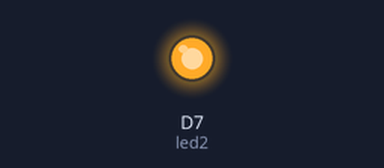
The sketch below on a simulated ESP8266 (NodeMCU). On the bench: output pins drawn as LEDs (lit = HIGH).

Above: at 1.0 s.
At 58.0 s:
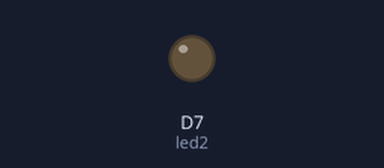
Timing chart, 0 to 58.5 s (numbered marks = the images above):
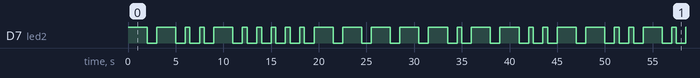

The sketch:

BlinkName.ino
```cpp
// ------------
// Blink an LED
// ------------

/*-------------

We've heavily commented this code for you. If you're a pro, feel free to ignore it.

Comments start with two slashes or are blocked off by a slash and a star.
You can read them, but your device can't.
It's like a secret message just for you.

Every program based on Wiring (programming language used by Arduino, and Particle devices) has two essential parts:
setup - runs once at the beginning of your program
loop - runs continuously over and over

You'll see how we use these in a second.

This program will blink an led on and off every second.
It blinks the D7 LED on your Particle device. If you have an LED wired to D0, it will blink that LED as well.

-------------*/


// First, we're going to make some variables.
// This is our "shorthand" that we'll use throughout the program:
int led2 = D7; // Instead of writing D7 over and over again, we'll write led2
// This one is the little blue LED on your board. On the Photon it is next to D7, and on the Core it is next to the USB jack.

// Having declared these variables, let's move on to the setup function.
// The setup function is a standard part of any microcontroller program.
// It runs only once when the device boots up or is reset.

void setup() {

  // We are going to tell our device that D0 and D7 (which we named led1 and led2 respectively) are going to be output
  // (That means that we will be sending voltage to them, rather than monitoring voltage that comes from them)

  // It's important you do this here, inside the setup() function rather than outside it or in the loop function.
  pinMode(led2, OUTPUT);

}

// Next we have the loop function, the other essential part of a microcontroller program.
// This routine gets repeated over and over, as quickly as possible and as many times as possible, after the setup function is called.
// Note: Code that blocks for too long (like more than 5 seconds), can make weird things happen (like dropping the network connection).  The built-in delay function shown below safely interleaves required background activity, so arbitrarily long delays can safely be done if you need them.

void loop() {


  // To blink the LED for M letter...
  digitalWrite(led2, HIGH);

  delay(2000);

  // Then we'll turn it off...
  digitalWrite(led2, LOW);

  delay(1000);


  digitalWrite(led2, HIGH);

  delay(2000);

  // Then we'll turn it off...
  digitalWrite(led2, LOW);

  delay(1000);


  // To blink the LED for U letter...
  digitalWrite(led2, HIGH);

  delay(500);

  // Then we'll turn it off...
  digitalWrite(led2, LOW);

  delay(1000);

  digitalWrite(led2, HIGH);

  delay(500);

  // Then we'll turn it off...
  digitalWrite(led2, LOW);

  delay(1000);

  digitalWrite(led2, HIGH);

  delay(2000);

  // Then we'll turn it off...
  digitalWrite(led2, LOW);

  delay(1000);


  // To blink the LED for H letter...
  digitalWrite(led2, HIGH);

  delay(500);

  // Then we'll turn it off...
  digitalWrite(led2, LOW);

  delay(1000);

  digitalWrite(led2, HIGH);

  delay(500);

  // Then we'll turn it off...
  digitalWrite(led2, LOW);

  delay(1000);

  digitalWrite(led2, HIGH);

  delay(500);

  // Then we'll turn it off...
  digitalWrite(led2, LOW);

  delay(1000);

  digitalWrite(led2, HIGH);

  delay(500);

  // Then we'll turn it off...
  digitalWrite(led2, LOW);

  delay(1000);


  // To blink the LED for A letter...
  digitalWrite(led2, HIGH);

  delay(500);

  // Then we'll turn it off...
  digitalWrite(led2, LOW);

  delay(1000);

  digitalWrite(led2, HIGH);

  delay(2000);

  // Then we'll turn it off...
  digitalWrite(led2, LOW);

  delay(1000);


  // To blink the LED for M letter...
  digitalWrite(led2, HIGH);

  delay(2000);

  // Then we'll turn it off...
  digitalWrite(led2, LOW);

  delay(1000);

  digitalWrite(led2, HIGH);

  delay(2000);

  // Then we'll turn it off...
  digitalWrite(led2, LOW);

  delay(1000);


  // To blink the LED for M letter...
  digitalWrite(led2, HIGH);

  delay(2000);

  // Then we'll turn it off...
  digitalWrite(led2, LOW);

  delay(1000);

  digitalWrite(led2, HIGH);

  delay(2000);

  // Then we'll turn it off...
  digitalWrite(led2, LOW);

  delay(1000);


  // To blink the LED for A letter...
  digitalWrite(led2, HIGH);

  delay(500);

  // Then we'll turn it off...
  digitalWrite(led2, LOW);

  delay(1000);

  digitalWrite(led2, HIGH);

  delay(2000);

  // Then we'll turn it off...
  digitalWrite(led2, LOW);

  delay(1000);


    // To blink the LED for D letter...
  digitalWrite(led2, HIGH);

  delay(2000);

  // Then we'll turn it off...
  digitalWrite(led2, LOW);

  delay(1000);

  digitalWrite(led2, HIGH);

  delay(500);

  // Then we'll turn it off...
  digitalWrite(led2, LOW);

  delay(1000);

  digitalWrite(led2, HIGH);

  delay(500);

  // Then we'll turn it off...
  digitalWrite(led2, LOW);

  delay(1000);


}
```

Measured:
- by itself, D7 (led2): moves between LOW and HIGH, repeating every 45.0 s
- by itself, everything shown: repeats every 45.0 s, in 40 steps
